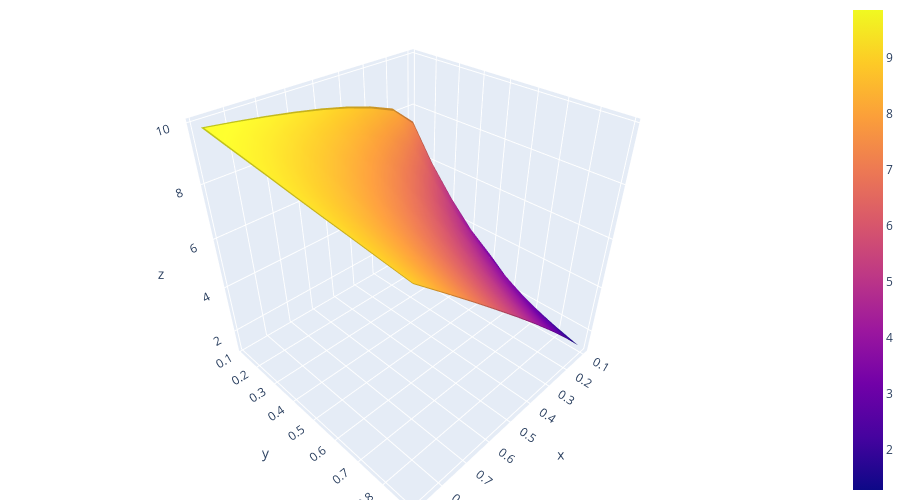

Here is the notebook cell this chart was saved with:
### Markdown cell above
# Test

### Code cell
x = np.random.rand(100)
y = np.random.rand(100)
z = x**y * 10

X,Y,Z = flat2image(x,y,z,method='cubic',grid_points=11)

fig = go.Figure(go.Surface(x=X, y=Y, z=Z))
# fig.add_trace(go.Scatter3d(x=x, y=y, z=z, mode='markers'))

fig.update_layout(
    height=500,
    margin={
        'r': 0, 'l': 0, 't': 0, 'b': 0
    },
    legend=dict(x=-0.1, y=1, xanchor="center"),
)

fig
